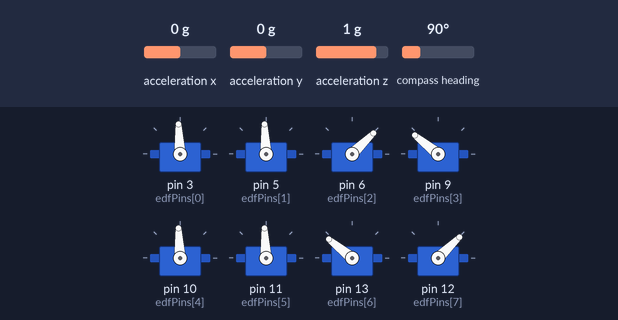
A sketch run on a simulated Arduino Uno, built with avr-gcc and run on an emulated ATmega328P. Parts: 8 × servo. The inputs (shaded band) are chosen by the test bench; at power-on: acceleration x 0 g, acceleration z 1 g, acceleration y 0 g, compass heading 90°.

Above: at 1.2 s.
1.3 s: acceleration x set to -1.4 g
At 1.49 s:
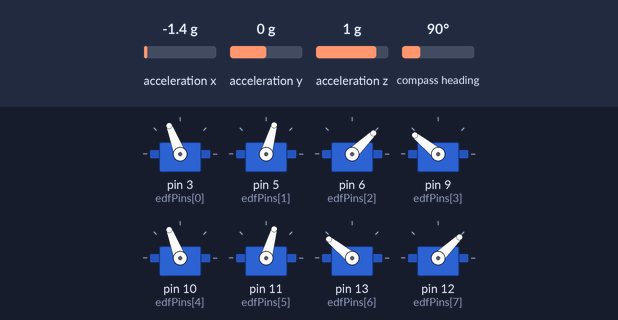
At 3.0 s:
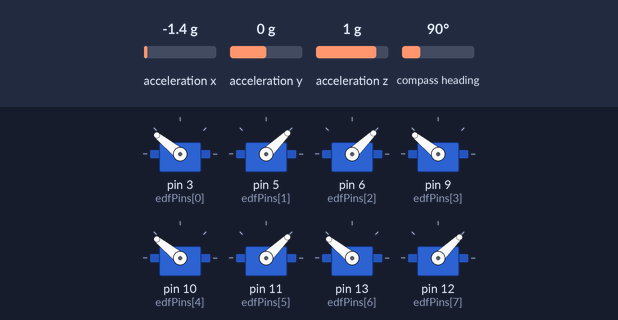
4.3 s: acceleration z set to 0.1 g
6.5 s: acceleration z set to -0.1 g
9.5 s: acceleration y set to 0.8 g
At 13.0 s:
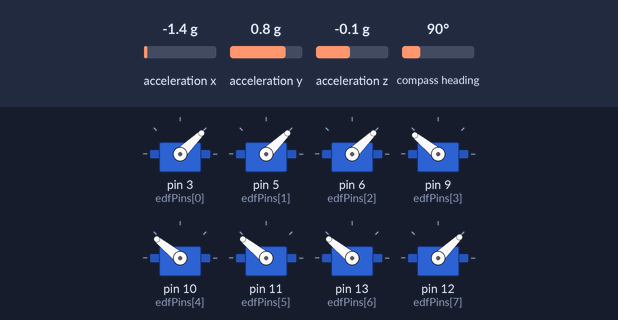
Timing chart, 0 to 14.5 s (numbered marks = the images above; inputs shaded):
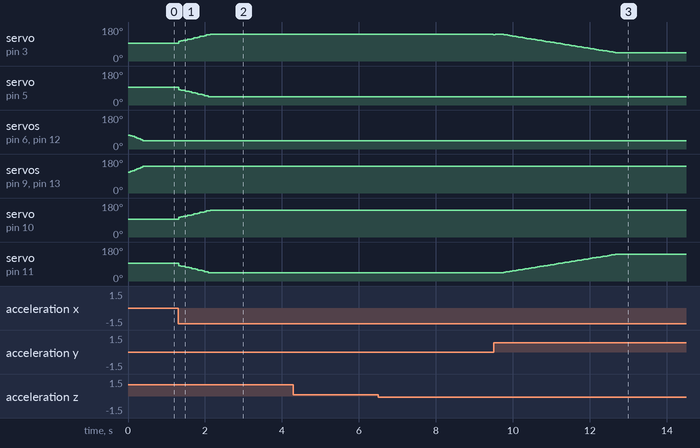

Measured:
- after the input at 1.3 s, servo on pin 3 (edfPins[0]), servo on pin 10 (edfPins[4]): moves from 93° to 141° over 0.82 s, starting at once; servo on pin 5 (edfPins[1]), servo on pin 11 (edfPins[5]): moves from 93° to 44° over 0.82 s, starting at once
- after the input at 4.3 s, every drawn part: stays the same
- after the input at 6.5 s, servo on pin 3 (edfPins[0]): 141° → 140° after 3.0 s; servo on pin 11 (edfPins[5]): 44° → 45° after 3.0 s

The sketch:

arduino-control-experiment.ino
```cpp
#include <Wire.h>
#include <Adafruit_Sensor.h>
#include <Adafruit_BNO055.h>
#include <Servo.h>

// IMU Sensor
Adafruit_BNO055 bno = Adafruit_BNO055(55);

// EDF Motors
Servo edf1, edf2, edf3, edf4, edf5, edf6, edf7, edf8;

// EDF Pin Assignments
const int edfPins[] = {3, 5, 6, 9, 10, 11, 13, 12};

// PID Controller Parameters
float kp = 1.5, ki = 0.5, kd = 0.1;
float rollTarget = 0, pitchTarget = 0, yawTarget = 0;
float xTarget = 0, yTarget = 0, zTarget = 0;

// PID Variables
float rollError, pitchError, yawError;
float xError, yError, zError;
float rollIntegral, pitchIntegral, yawIntegral;
float xIntegral, yIntegral, zIntegral;
float rollLastError, pitchLastError, yawLastError;
float xLastError, yLastError, zLastError;

// Kalman Filter Variables
float kalmanState[6] = {0, 0, 0, 0, 0, 0}; // x, y, z positions and velocities
float kalmanCovariance[6][6] = {0}; // Covariance matrix
float kalmanProcessNoise = 0.1;
float kalmanMeasurementNoise = 0.5;

void setup() {
  Serial.begin(9600);

  // Initialize IMU
  if (!bno.begin()) {
    Serial.println("IMU initialization failed!");
    while (1);
  }
  bno.setExtCrystalUse(true);

  // Attach EDF motors
  for (int i = 0; i < 8; i++) {
    Servo *edf = getEDFMotor(i + 1);
    edf->attach(edfPins[i]);
  }

  // Initialize Kalman filter covariance
  for (int i = 0; i < 6; i++) {
    kalmanCovariance[i][i] = 1;
  }
}

void loop() {
  // Read IMU data
  sensors_event_t orientationData;
  bno.getEvent(&orientationData);

  float roll = orientationData.orientation.x;
  float pitch = orientationData.orientation.y;
  float yaw = orientationData.orientation.z;

  // Simulate displacement measurements (e.g., from an external sensor like LiDAR or a depth sensor)
  float measuredX = 0; // Replace with real sensor data
  float measuredY = 0; // Replace with real sensor data
  float measuredZ = 0; // Replace with real sensor data

  // Update Kalman filter
  updateKalmanFilter(measuredX, measuredY, measuredZ);

  // Calculate orientation errors
  rollError = rollTarget - roll;
  pitchError = pitchTarget - pitch;
  yawError = yawTarget - yaw;

  // Calculate position errors
  xError = xTarget - kalmanState[0];
  yError = yTarget - kalmanState[1];
  zError = zTarget - kalmanState[2];

  // PID Control for orientation
  rollIntegral += rollError;
  pitchIntegral += pitchError;
  yawIntegral += yawError;

  float rollDerivative = rollError - rollLastError;
  float pitchDerivative = pitchError - pitchLastError;
  float yawDerivative = yawError - yawLastError;

  float rollOutput = kp * rollError + ki * rollIntegral + kd * rollDerivative;
  float pitchOutput = kp * pitchError + ki * pitchIntegral + kd * pitchDerivative;
  float yawOutput = kp * yawError + ki * yawIntegral + kd * yawDerivative;

  rollLastError = rollError;
  pitchLastError = pitchError;
  yawLastError = yawError;

  // PID Control for position
  xIntegral += xError;
  yIntegral += yError;
  zIntegral += zError;

  float xDerivative = xError - xLastError;
  float yDerivative = yError - yLastError;
  float zDerivative = zError - zLastError;

  float xOutput = kp * xError + ki * xIntegral + kd * xDerivative;
  float yOutput = kp * yError + ki * yIntegral + kd * yDerivative;
  float zOutput = kp * zError + ki * zIntegral + kd * zDerivative;

  xLastError = xError;
  yLastError = yError;
  zLastError = zError;

  // Adjust EDF speeds based on control outputs
  adjustEDF(rollOutput, pitchOutput, yawOutput, xOutput, yOutput, zOutput);

  delay(50);
}

Servo *getEDFMotor(int number) {
  switch (number) {
    case 1: return &edf1;
    case 2: return &edf2;
    case 3: return &edf3;
    case 4: return &edf4;
    case 5: return &edf5;
    case 6: return &edf6;
    case 7: return &edf7;
    case 8: return &edf8;
  }
  return nullptr;
}

void adjustEDF(float rollOutput, float pitchOutput, float yawOutput, float xOutput, float yOutput, float zOutput) {
  // Control logic for EDFs
  edf1.writeMicroseconds(mapSpeed(1500 + pitchOutput - yawOutput + zOutput));
  edf2.writeMicroseconds(mapSpeed(1500 - pitchOutput - yawOutput - zOutput));
  edf3.writeMicroseconds(mapSpeed(1500 + rollOutput + xOutput));
  edf4.writeMicroseconds(mapSpeed(1500 - rollOutput - xOutput));
  edf5.writeMicroseconds(mapSpeed(1500 + pitchOutput + yawOutput + zOutput));
  edf6.writeMicroseconds(mapSpeed(1500 - pitchOutput + yawOutput - zOutput));
  edf7.writeMicroseconds(mapSpeed(1500 - rollOutput + xOutput));
  edf8.writeMicroseconds(mapSpeed(1500 + rollOutput - xOutput));
}

int mapSpeed(float speed) {
  return constrain(speed, 1000, 2000);
}

void updateKalmanFilter(float measuredX, float measuredY, float measuredZ) {
  // Predict step
  for (int i = 0; i < 3; i++) {
    kalmanState[i] += kalmanState[i + 3]; // Update positions with velocities
  }

  for (int i = 0; i < 6; i++) {
    for (int j = 0; j < 6; j++) {
      if (i == j) {
        kalmanCovariance[i][j] += kalmanProcessNoise;
      }
    }
  }

  // Update step
  float residual[3] = {measuredX - kalmanState[0], measuredY - kalmanState[1], measuredZ - kalmanState[2]};
  float kalmanGain[6][3] = {0};

  for (int i = 0; i < 6; i++) {
    for (int j = 0; j < 3; j++) {
      kalmanGain[i][j] = kalmanCovariance[i][j] / (kalmanCovariance[j][j] + kalmanMeasurementNoise);
    }
  }

  for (int i = 0; i < 6; i++) {
    for (int j = 0; j < 3; j++) {
      kalmanState[i] += kalmanGain[i][j] * residual[j];
    }
  }

  for (int i = 0; i < 6; i++) {
    for (int j = 0; j < 6; j++) {
      kalmanCovariance[i][j] -= kalmanGain[i][j] * kalmanCovariance[j][j];
    }
  }
}
```
